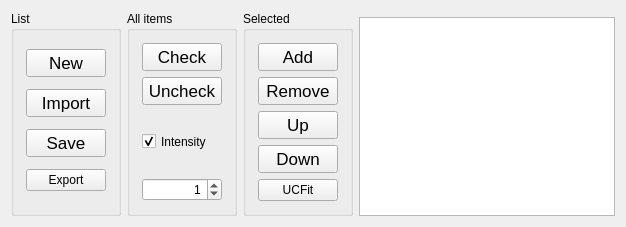
      <widget class="QWidget" name="mpltabJCPDSList">
       <attribute name="title">
        <string>JCPDS</string>
       </attribute>
       <layout class="QGridLayout" name="gridLayout">
        <item row="0" column="0" rowspan="2">
         <widget class="QGroupBox" name="groupBox_9">
          <property name="sizePolicy">
           <sizepolicy hsizetype="Fixed" vsizetype="Preferred">
            <horstretch>0</horstretch>
            <verstretch>0</verstretch>
           </sizepolicy>
          </property>
          <property name="title">
           <string>List</string>
          </property>
          <layout class="QVBoxLayout" name="verticalLayout_7">
           <property name="margin">
            <number>12</number>
           </property>
           <item>
            <widget class="QPushButton" name="mplpushButton_NewJlist">
             <property name="sizePolicy">
              <sizepolicy hsizetype="Minimum" vsizetype="Fixed">
               <horstretch>0</horstretch>
               <verstretch>0</verstretch>
              </sizepolicy>
             </property>
             <property name="font">
              <font>
               <family>Helvetica</family>
               <pointsize>13</pointsize>
               <weight>50</weight>
               <italic>false</italic>
               <bold>false</bold>
              </font>
             </property>
             <property name="text">
              <string>New</string>
             </property>
            </widget>
           </item>
           <item>
            <widget class="QPushButton" name="mplpushButton_LoadJlist">
             <property name="sizePolicy">
              <sizepolicy hsizetype="Minimum" vsizetype="Fixed">
               <horstretch>0</horstretch>
               <verstretch>0</verstretch>
              </sizepolicy>
             </property>
             <property name="font">
              <font>
               <family>Helvetica</family>
               <pointsize>13</pointsize>
               <weight>50</weight>
               <italic>false</italic>
               <bold>false</bold>
              </font>
             </property>
             <property name="text">
              <string>Import</string>
             </property>
            </widget>
           </item>
           <item>
            <widget class="QPushButton" name="mplpushButton_SaveJlist">
             <property name="sizePolicy">
              <sizepolicy hsizetype="Minimum" vsizetype="Fixed">
               <horstretch>0</horstretch>
               <verstretch>0</verstretch>
              </sizepolicy>
             </property>
             <property name="font">
              <font>
               <family>Helvetica</family>
               <pointsize>13</pointsize>
               <weight>50</weight>
               <italic>false</italic>
               <bold>false</bold>
              </font>
             </property>
             <property name="text">
              <string>Save</string>
             </property>
            </widget>
           </item>
           <item>
            <widget class="QPushButton" name="mplpushButton_ExportXLS">
             <property name="text">
              <string>Export</string>
             </property>
            </widget>
           </item>
          </layout>
         </widget>
        </item>
        <item row="1" column="3" colspan="2">
         <widget class="QTableWidget" name="mpltableWidget_JCPDS">
          <property name="sizePolicy">
           <sizepolicy hsizetype="Expanding" vsizetype="Expanding">
            <horstretch>1</horstretch>
            <verstretch>0</verstretch>
           </sizepolicy>
          </property>
          <property name="font">
           <font>
            <family>Helvetica</family>
            <pointsize>13</pointsize>
            <weight>50</weight>
            <italic>false</italic>
            <bold>false</bold>
           </font>
          </property>
          <property name="wordWrap">
           <bool>false</bool>
          </property>
          <property name="columnCount">
           <number>0</number>
          </property>
          <attribute name="horizontalHeaderVisible">
           <bool>false</bool>
          </attribute>
          <attribute name="horizontalHeaderCascadingSectionResizes">
           <bool>true</bool>
          </attribute>
          <attribute name="verticalHeaderVisible">
           <bool>false</bool>
          </attribute>
          <attribute name="verticalHeaderCascadingSectionResizes">
           <bool>true</bool>
          </attribute>
         </widget>
        </item>
        <item row="0" column="1" rowspan="2">
         <widget class="QGroupBox" name="groupBox_7">
          <property name="sizePolicy">
           <sizepolicy hsizetype="Fixed" vsizetype="Preferred">
            <horstretch>0</horstretch>
            <verstretch>0</verstretch>
           </sizepolicy>
          </property>
          <property name="title">
           <string>All items</string>
          </property>
          <layout class="QVBoxLayout" name="verticalLayout_6">
           <property name="margin">
            <number>12</number>
           </property>
           <item>
            <widget class="QPushButton" name="mplpushButton_CheckAllJCPDS">
             <property name="font">
              <font>
               <family>Helvetica</family>
               <pointsize>13</pointsize>
               <weight>50</weight>
               <italic>false</italic>
               <bold>false</bold>
              </font>
             </property>
             <property name="text">
              <string>Check</string>
             </property>
            </widget>
           </item>
           <item>
            <widget class="QPushButton" name="mplpushButton_UncheckAllJCPDS">
             <property name="font">
              <font>
               <family>Helvetica</family>
               <pointsize>13</pointsize>
               <weight>50</weight>
               <italic>false</italic>
               <bold>false</bold>
              </font>
             </property>
             <property name="text">
              <string>Uncheck</string>
             </property>
            </widget>
           </item>
           <item>
            <widget class="QCheckBox" name="mplcheckBox_Intensity">
             <property name="sizePolicy">
              <sizepolicy hsizetype="Fixed" vsizetype="Minimum">
               <horstretch>0</horstretch>
               <verstretch>0</verstretch>
              </sizepolicy>
             </property>
             <property name="text">
              <string>Intensity</string>
             </property>
             <property name="checked">
              <bool>true</bool>
             </property>
            </widget>
           </item>
           <item>
            <widget class="QSpinBox" name="mplspinBox_LowestJCPDSInt">
             <property name="focusPolicy">
              <enum>Qt::ClickFocus</enum>
             </property>
             <property name="alignment">
              <set>Qt::AlignRight|Qt::AlignTrailing|Qt::AlignVCenter</set>
             </property>
             <property name="value">
              <number>1</number>
             </property>
            </widget>
           </item>
          </layout>
         </widget>
        </item>
        <item row="0" column="2" rowspan="2">
         <widget class="QGroupBox" name="groupBox_8">
          <property name="sizePolicy">
           <sizepolicy hsizetype="Fixed" vsizetype="Preferred">
            <horstretch>0</horstretch>
            <verstretch>0</verstretch>
           </sizepolicy>
          </property>
          <property name="title">
           <string>Selected</string>
          </property>
          <layout class="QVBoxLayout" name="verticalLayout_5">
           <property name="margin">
            <number>12</number>
           </property>
           <item>
            <widget class="QPushButton" name="mplpushButton_AddToJlist">
             <property name="sizePolicy">
              <sizepolicy hsizetype="Minimum" vsizetype="Fixed">
               <horstretch>0</horstretch>
               <verstretch>0</verstretch>
              </sizepolicy>
             </property>
             <property name="maximumSize">
              <size>
               <width>80</width>
               <height>16777215</height>
              </size>
             </property>
             <property name="font">
              <font>
               <family>Helvetica</family>
               <pointsize>13</pointsize>
               <weight>50</weight>
               <italic>false</italic>
               <bold>false</bold>
              </font>
             </property>
             <property name="text">
              <string>Add</string>
             </property>
            </widget>
           </item>
           <item>
            <widget class="QPushButton" name="mplpushButton_RemoveJCPDS">
             <property name="sizePolicy">
              <sizepolicy hsizetype="Minimum" vsizetype="Fixed">
               <horstretch>0</horstretch>
               <verstretch>0</verstretch>
              </sizepolicy>
             </property>
             <property name="minimumSize">
              <size>
               <width>20</width>
               <height>0</height>
              </size>
             </property>
             <property name="maximumSize">
              <size>
               <width>80</width>
               <height>16777215</height>
              </size>
             </property>
             <property name="font">
              <font>
               <family>Helvetica</family>
               <pointsize>13</pointsize>
               <weight>50</weight>
               <italic>false</italic>
               <bold>false</bold>
              </font>
             </property>
             <property name="text">
              <string>Remove</string>
             </property>
            </widget>
           </item>
           <item>
            <widget class="QPushButton" name="mplpushButton_MoveUp">
             <property name="maximumSize">
              <size>
               <width>80</width>
               <height>16777215</height>
              </size>
             </property>
             <property name="font">
              <font>
               <family>Helvetica</family>
               <pointsize>13</pointsize>
               <weight>50</weight>
               <italic>false</italic>
               <bold>false</bold>
              </font>
             </property>
             <property name="text">
              <string>Up</string>
             </property>
            </widget>
           </item>
           <item>
            <widget class="QPushButton" name="mplpushButton_MoveDown">
             <property name="maximumSize">
              <size>
               <width>80</width>
               <height>16777215</height>
              </size>
             </property>
             <property name="font">
              <font>
               <family>Helvetica</family>
               <pointsize>13</pointsize>
               <weight>50</weight>
               <italic>false</italic>
               <bold>false</bold>
              </font>
             </property>
             <property name="text">
              <string>Down</string>
             </property>
            </widget>
           </item>
           <item>
            <widget class="QPushButton" name="mplpushButton_ExportToUCFit">
             <property name="maximumSize">
              <size>
               <width>80</width>
               <height>16777215</height>
              </size>
             </property>
             <property name="text">
              <string>UCFit</string>
             </property>
            </widget>
           </item>
          </layout>
         </widget>
        </item>
       </layout>
      </widget>
